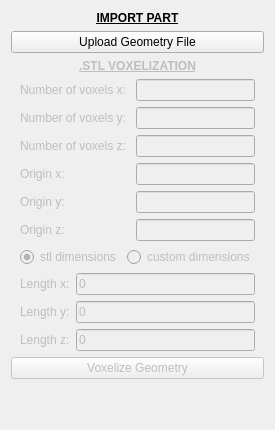
          <widget class="QWidget" name="GeometryInformationTool">
           <layout class="QVBoxLayout" name="verticalLayout_15">
            <item>
             <widget class="QLabel" name="LGeometryInformation">
              <property name="text">
               <string>&lt;html&gt;&lt;head/&gt;&lt;body&gt;&lt;p align=&quot;center&quot;&gt;&lt;span style=&quot; font-weight:700; text-decoration: underline;&quot;&gt;IMPORT PART&lt;/span&gt;&lt;/p&gt;&lt;/body&gt;&lt;/html&gt;</string>
              </property>
             </widget>
            </item>
            <item>
             <widget class="QPushButton" name="BUploadGeometryFile">
              <property name="text">
               <string>Upload Geometry File</string>
              </property>
             </widget>
            </item>
            <item>
             <widget class="QLabel" name="STLVoxelization">
              <property name="enabled">
               <bool>false</bool>
              </property>
              <property name="text">
               <string>&lt;html&gt;&lt;head/&gt;&lt;body&gt;&lt;p align=&quot;center&quot;&gt;&lt;span style=&quot; font-weight:700; text-decoration: underline;&quot;&gt;.STL VOXELIZATION&lt;/span&gt;&lt;/p&gt;&lt;/body&gt;&lt;/html&gt;</string>
              </property>
             </widget>
            </item>
            <item>
             <widget class="QFrame" name="GeometryInputs">
              <property name="frameShape">
               <enum>QFrame::NoFrame</enum>
              </property>
              <property name="frameShadow">
               <enum>QFrame::Raised</enum>
              </property>
              <layout class="QFormLayout" name="formLayout">
               <property name="topMargin">
                <number>0</number>
               </property>
               <property name="bottomMargin">
                <number>0</number>
               </property>
               <item row="0" column="0">
                <widget class="QLabel" name="LNumberOfVoxelsX">
                 <property name="enabled">
                  <bool>false</bool>
                 </property>
                 <property name="text">
                  <string>Number of voxels x: </string>
                 </property>
                </widget>
               </item>
               <item row="0" column="1">
                <widget class="QLineEdit" name="INNumberOfVoxelsX">
                 <property name="enabled">
                  <bool>false</bool>
                 </property>
                </widget>
               </item>
               <item row="1" column="0">
                <widget class="QLabel" name="LNumberOfVoxelsY">
                 <property name="enabled">
                  <bool>false</bool>
                 </property>
                 <property name="text">
                  <string>Number of voxels y: </string>
                 </property>
                </widget>
               </item>
               <item row="1" column="1">
                <widget class="QLineEdit" name="INNumberOfVoxelsY">
                 <property name="enabled">
                  <bool>false</bool>
                 </property>
                </widget>
               </item>
               <item row="2" column="0">
                <widget class="QLabel" name="LNumberOfVoxelsZ">
                 <property name="enabled">
                  <bool>false</bool>
                 </property>
                 <property name="text">
                  <string>Number of voxels z: </string>
                 </property>
                </widget>
               </item>
               <item row="2" column="1">
                <widget class="QLineEdit" name="INNumberOfVoxelsZ">
                 <property name="enabled">
                  <bool>false</bool>
                 </property>
                </widget>
               </item>
               <item row="3" column="0">
                <widget class="QLabel" name="LOriginX">
                 <property name="enabled">
                  <bool>false</bool>
                 </property>
                 <property name="text">
                  <string>Origin x:</string>
                 </property>
                </widget>
               </item>
               <item row="3" column="1">
                <widget class="QLineEdit" name="INOriginX">
                 <property name="enabled">
                  <bool>false</bool>
                 </property>
                </widget>
               </item>
               <item row="4" column="0">
                <widget class="QLabel" name="LOriginY">
                 <property name="enabled">
                  <bool>false</bool>
                 </property>
                 <property name="text">
                  <string>Origin y:</string>
                 </property>
                </widget>
               </item>
               <item row="4" column="1">
                <widget class="QLineEdit" name="INOriginY">
                 <property name="enabled">
                  <bool>false</bool>
                 </property>
                </widget>
               </item>
               <item row="5" column="0">
                <widget class="QLabel" name="LOriginZ">
                 <property name="enabled">
                  <bool>false</bool>
                 </property>
                 <property name="text">
                  <string>Origin z:</string>
                 </property>
                </widget>
               </item>
               <item row="5" column="1">
                <widget class="QLineEdit" name="INOriginZ">
                 <property name="enabled">
                  <bool>false</bool>
                 </property>
                </widget>
               </item>
              </layout>
             </widget>
            </item>
            <item alignment="Qt::AlignHCenter">
             <widget class="QFrame" name="Dimensions">
              <property name="frameShape">
               <enum>QFrame::NoFrame</enum>
              </property>
              <property name="frameShadow">
               <enum>QFrame::Raised</enum>
              </property>
              <layout class="QHBoxLayout" name="horizontalLayout_15">
               <property name="topMargin">
                <number>0</number>
               </property>
               <property name="bottomMargin">
                <number>0</number>
               </property>
               <item>
                <widget class="QRadioButton" name="BStlDimensions">
                 <property name="enabled">
                  <bool>false</bool>
                 </property>
                 <property name="text">
                  <string>stl dimensions</string>
                 </property>
                 <property name="checked">
                  <bool>true</bool>
                 </property>
                </widget>
               </item>
               <item>
                <widget class="QRadioButton" name="BCustomDimensions">
                 <property name="enabled">
                  <bool>false</bool>
                 </property>
                 <property name="text">
                  <string>custom dimensions</string>
                 </property>
                </widget>
               </item>
              </layout>
             </widget>
            </item>
            <item>
             <widget class="QFrame" name="Lengths">
              <property name="frameShape">
               <enum>QFrame::NoFrame</enum>
              </property>
              <property name="frameShadow">
               <enum>QFrame::Raised</enum>
              </property>
              <layout class="QFormLayout" name="formLayout_10">
               <property name="topMargin">
                <number>0</number>
               </property>
               <property name="bottomMargin">
                <number>0</number>
               </property>
               <item row="0" column="0">
                <widget class="QLabel" name="LLengthX">
                 <property name="enabled">
                  <bool>false</bool>
                 </property>
                 <property name="text">
                  <string>Length x:</string>
                 </property>
                </widget>
               </item>
               <item row="0" column="1">
                <widget class="QLineEdit" name="INLengthX">
                 <property name="enabled">
                  <bool>false</bool>
                 </property>
                 <property name="text">
                  <string>0</string>
                 </property>
                </widget>
               </item>
               <item row="1" column="0">
                <widget class="QLabel" name="LLengthY">
                 <property name="enabled">
                  <bool>false</bool>
                 </property>
                 <property name="text">
                  <string>Length y:</string>
                 </property>
                </widget>
               </item>
               <item row="1" column="1">
                <widget class="QLineEdit" name="INLengthY">
                 <property name="enabled">
                  <bool>false</bool>
                 </property>
                 <property name="text">
                  <string>0</string>
                 </property>
                </widget>
               </item>
               <item row="2" column="0">
                <widget class="QLabel" name="LLengthZ">
                 <property name="enabled">
                  <bool>false</bool>
                 </property>
                 <property name="text">
                  <string>Length z:</string>
                 </property>
                </widget>
               </item>
               <item row="2" column="1">
                <widget class="QLineEdit" name="INLengthZ">
                 <property name="enabled">
                  <bool>false</bool>
                 </property>
                 <property name="text">
                  <string>0</string>
                 </property>
                </widget>
               </item>
              </layout>
             </widget>
            </item>
            <item>
             <widget class="QPushButton" name="BVoxelizeGeometry">
              <property name="enabled">
               <bool>false</bool>
              </property>
              <property name="text">
               <string>Voxelize Geometry</string>
              </property>
             </widget>
            </item>
            <item>
             <spacer name="verticalSpacer">
              <property name="orientation">
               <enum>Qt::Vertical</enum>
              </property>
              <property name="sizeHint" stdset="0">
               <size>
                <width>20</width>
                <height>40</height>
               </size>
              </property>
             </spacer>
            </item>
           </layout>
          </widget>
